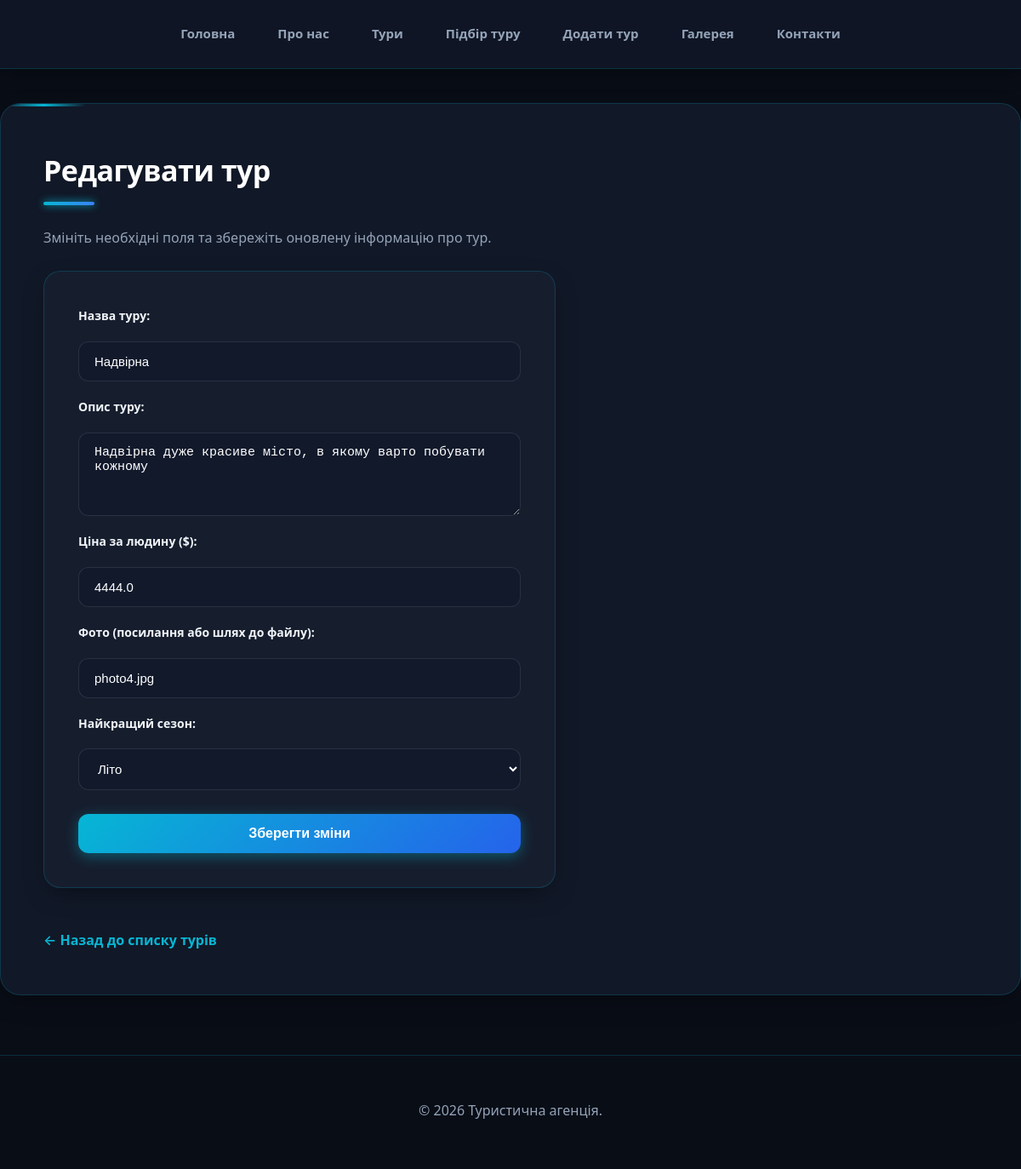
The app's page /edit_tour/2 with its own data.
### tables this page shows
CREATE TABLE tours (
            id INTEGER PRIMARY KEY AUTOINCREMENT,
            title TEXT NOT NULL,
            description TEXT,
            price REAL NOT NULL,
            image TEXT NOT NULL
        , season TEXT DEFAULT 'Універсальний');

### app.py (the view, shortened to what this page needs)
@app.route("/edit_tour/<int:id>", methods=["GET", "POST"])
def edit_tour(id):
    conn = get_db_connection()
    tour = conn.execute("SELECT * FROM tours WHERE id = ?", (id,)).fetchone()
    conn.close()
    return render_template("edit_tour.html", tour=tour)

### app.py (called while the page is built)
def get_db_connection():
    conn = sqlite3.connect("tours.db")
    conn.row_factory = sqlite3.Row
    return conn

### templates/edit_tour.html (shortened to what this page needs)
{% extends "base.html" %}
{% block content %}
<h1>Редагувати тур</h1>
<p>Змініть необхідні поля та збережіть оновлену інформацію про тур.</p>
<form method="POST" class="tour-form">
    <label for="title">Назва туру:</label>
    <input type="text" id="title" name="title" value="{{ tour['title'] }}" required>
    <label for="description">Опис туру:</label>
    <textarea id="description" name="description" rows="4">{{ tour['description'] }}</textarea>
    <label for="price">Ціна за людину ($):</label>
    <input type="number" id="price" name="price" step="0.01" value="{{ tour['price'] }}" required min="0">
    <label for="image">Фото (посилання або шлях до файлу):</label>
    <input type="text" id="image" name="image" value="{{ tour['image'] }}" required>
    <label for="season">Найкращий сезон:</label>
    <select id="season" name="season" style="padding: 14px 18px; font-size: 15px; border: 1px solid rgba(255, 255, 255, 0.1); border-radius: 12px; background-color: rgba(15, 23, 42, 0.6); color: #ffffff; outline: none;">
        <option value="Літо" {% if tour['season'] == 'Літо' %}selected{% endif %}>Літо</option>
    </select>
    <button type="submit">Зберегти зміни</button>
</form>
<br>
<a href="{{ url_for('tours') }}" class="back-link">← Назад до списку турів</a>
{% endblock %}

### static/style.css (style rules this page uses)
:root { --bg-main: #090d16; --surface: #111827; --primary: #06b6d4; --primary-hover: #22d3ee; --dark-slate: #f8fafc; --text-main: #e2e8f0; --text-muted: #94a3b8; --border-light: rgba(6, 182, 212, 0.2); --btn-edit-bg: rgba(14, 165, 233, 0.15); --btn-edit-text: #38bdf8; --btn-edit-hover: rgba(14, 165, 233, 0.3); --btn-delete-bg: rgba(244, 63, 94, 0.15); --btn-delete-text: #fb7185; --btn-delete-hover: rgba(244, 63, 94, 0.3); --neon-glow: 0 0 20px rgba(6, 182, 212, 0.25); --neon-glow-hover: 0 0 30px rgba(6, 182, 212, 0.5); --shadow-card: 0 10px 30px -10px rgba(0, 0, 0, 0.5); }
body { font-family: 'Segoe UI', system-ui, -apple-system, sans-serif; margin: 0; padding: 0; background-color: var(--bg-main); color: var(--text-main); line-height: 1.7; animation: fadeIn 0.8s ease-in-out; }
h1 { font-size: 34px; color: #ffffff; margin-top: 0; margin-bottom: 25px; font-weight: 800; letter-spacing: -0.5px; position: relative; padding-bottom: 12px; }
h1::after { content: ''; position: absolute; left: 0; bottom: 0; width: 60px; height: 4px; background: linear-gradient(90deg, var(--primary), #3b82f6); border-radius: 2px; box-shadow: 0 0 10px var(--primary); }
p { color: var(--text-muted); font-size: 16px; margin-bottom: 20px; }
.tour-form { display: flex; flex-direction: column; max-width: 520px; gap: 18px; background: rgba(30, 41, 59, 0.4); padding: 40px; border-radius: 20px; border: 1px solid var(--border-light); box-shadow: var(--shadow-card); margin-top: 25px; }
.tour-form label { font-weight: 600; color: #f1f5f9; font-size: 14px; }
.tour-form input, .tour-form textarea { padding: 14px 18px; font-size: 15px; border: 1px solid rgba(255, 255, 255, 0.1); border-radius: 12px; outline: none; transition: all 0.25s ease; background-color: rgba(15, 23, 42, 0.6); color: #ffffff; }
.tour-form button[type="submit"] { padding: 14px; background: linear-gradient(135deg, var(--primary), #2563eb); color: white; border: none; border-radius: 12px; font-size: 16px; font-weight: 600; cursor: pointer; transition: all 0.3s ease; margin-top: 10px; box-shadow: 0 4px 15px rgba(6, 182, 212, 0.4); }
.back-link { display: inline-block; margin-top: 20px; color: var(--primary); text-decoration: none; font-weight: 600; transition: all 0.2s ease; }

### records on screen
tours: title "Надвірна", description "Надвірна дуже красиве місто, в якому варто побувати кожному", price "4444.0", image "photo4.jpg", season "Літо"
